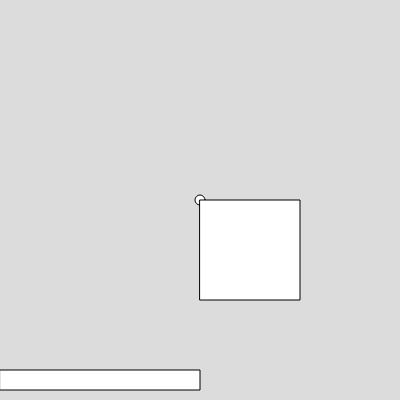
Frame 1 (no input)
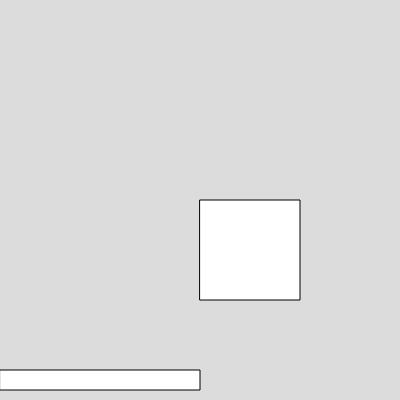
Frame 60 (no input)
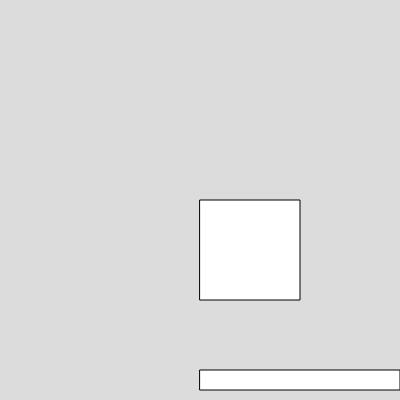
Frame 120 (the mouse pressed at the canvas centre since frame 60)

The p5.js sketch that drew these frames (run headless with seeded random() and noise() and a simulated clock; from frame 60 on, the mouse is pressed at the canvas centre):

// p5.js sketch
// ── sketch.js
var toyx = 200;
var toyy = 200;
var catx = 200;
var caty = 200;
function setup() {
  createCanvas(400, 400);
  noCursor();
}

function draw() {
  background(220);
  rect(mouseX, 370, 200, 20);
  ellipse(toyx, toyy, 10, 10);
  toyy = toyy - 10;
  rect(catx, caty, 100, 100);
  if (toyx > caty && toyx < caty + 100 && toyy < caty + 100) {
    catx = random(300);
    caty = random(300);
  }
}

function mousePressed() {
  toyx = mouseX;
  toyy = 370;
}
